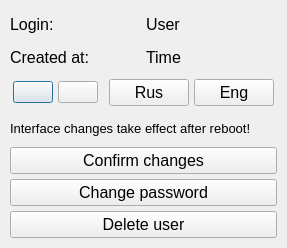
<?xml version="1.0" encoding="UTF-8"?>
<ui version="4.0">
 <class>Dialog</class>
 <widget class="QDialog" name="Dialog">
  <property name="geometry">
   <rect>
    <x>0</x>
    <y>0</y>
    <width>284</width>
    <height>248</height>
   </rect>
  </property>
  <property name="windowTitle">
   <string>Vaultary - user settings</string>
  </property>
  <layout class="QGridLayout" name="gridLayout" columnstretch="1,1" columnminimumwidth="1,1">
   <property name="leftMargin">
    <number>10</number>
   </property>
   <property name="topMargin">
    <number>10</number>
   </property>
   <property name="rightMargin">
    <number>10</number>
   </property>
   <property name="bottomMargin">
    <number>10</number>
   </property>
   <property name="spacing">
    <number>5</number>
   </property>
   <item row="1" column="0" colspan="2">
    <layout class="QHBoxLayout" name="horizontalLayout_4">
     <item>
      <widget class="QLabel" name="created_at_label">
       <property name="font">
        <font>
         <pointsize>12</pointsize>
        </font>
       </property>
       <property name="text">
        <string>Created at:</string>
       </property>
      </widget>
     </item>
     <item>
      <widget class="QLabel" name="time_label">
       <property name="font">
        <font>
         <pointsize>12</pointsize>
        </font>
       </property>
       <property name="text">
        <string>Time</string>
       </property>
      </widget>
     </item>
    </layout>
   </item>
   <item row="2" column="0">
    <layout class="QHBoxLayout" name="horizontalLayout">
     <property name="leftMargin">
      <number>3</number>
     </property>
     <property name="topMargin">
      <number>3</number>
     </property>
     <property name="rightMargin">
      <number>3</number>
     </property>
     <property name="bottomMargin">
      <number>3</number>
     </property>
     <item>
      <widget class="QPushButton" name="light_mode_pushButton">
       <property name="icon">
        <iconset resource="../res.qrc">
         <normaloff>:/png/icons/light_mode_blak.png</normaloff>:/png/icons/light_mode_blak.png</iconset>
       </property>
       <property name="iconSize">
        <size>
         <width>24</width>
         <height>24</height>
        </size>
       </property>
      </widget>
     </item>
     <item>
      <widget class="QPushButton" name="dark_mode_pushButton">
       <property name="icon">
        <iconset resource="../res.qrc">
         <normaloff>:/png/icons/dark_mode_blak.png</normaloff>:/png/icons/dark_mode_blak.png</iconset>
       </property>
       <property name="iconSize">
        <size>
         <width>24</width>
         <height>24</height>
        </size>
       </property>
      </widget>
     </item>
    </layout>
   </item>
   <item row="2" column="1">
    <layout class="QHBoxLayout" name="horizontalLayout_2">
     <property name="leftMargin">
      <number>3</number>
     </property>
     <property name="topMargin">
      <number>3</number>
     </property>
     <property name="rightMargin">
      <number>3</number>
     </property>
     <property name="bottomMargin">
      <number>3</number>
     </property>
     <item>
      <widget class="QPushButton" name="rus_pushButton">
       <property name="font">
        <font>
         <pointsize>12</pointsize>
        </font>
       </property>
       <property name="text">
        <string>Rus</string>
       </property>
       <property name="iconSize">
        <size>
         <width>16</width>
         <height>16</height>
        </size>
       </property>
      </widget>
     </item>
     <item>
      <widget class="QPushButton" name="eng_pushButton">
       <property name="font">
        <font>
         <pointsize>12</pointsize>
        </font>
       </property>
       <property name="text">
        <string>Eng</string>
       </property>
      </widget>
     </item>
    </layout>
   </item>
   <item row="3" column="0" colspan="2">
    <widget class="QLabel" name="interface_label">
     <property name="font">
      <font>
       <pointsize>10</pointsize>
      </font>
     </property>
     <property name="text">
      <string>Interface changes take effect after reboot!</string>
     </property>
    </widget>
   </item>
   <item row="4" column="0" colspan="2">
    <widget class="QPushButton" name="confirm_pushButton">
     <property name="font">
      <font>
       <pointsize>12</pointsize>
      </font>
     </property>
     <property name="text">
      <string>Confirm changes</string>
     </property>
    </widget>
   </item>
   <item row="5" column="0" colspan="2">
    <widget class="QPushButton" name="change_password_pushButton">
     <property name="font">
      <font>
       <pointsize>12</pointsize>
      </font>
     </property>
     <property name="text">
      <string>Change password</string>
     </property>
    </widget>
   </item>
   <item row="6" column="0" colspan="2">
    <widget class="QPushButton" name="delete_user_pushButton">
     <property name="font">
      <font>
       <pointsize>12</pointsize>
      </font>
     </property>
     <property name="text">
      <string>Delete user</string>
     </property>
    </widget>
   </item>
   <item row="0" column="0" colspan="2">
    <layout class="QHBoxLayout" name="horizontalLayout_3">
     <item>
      <widget class="QLabel" name="login_label">
       <property name="font">
        <font>
         <pointsize>12</pointsize>
        </font>
       </property>
       <property name="text">
        <string>Login:</string>
       </property>
      </widget>
     </item>
     <item>
      <widget class="QLabel" name="user_label">
       <property name="font">
        <font>
         <pointsize>12</pointsize>
        </font>
       </property>
       <property name="text">
        <string>User</string>
       </property>
      </widget>
     </item>
    </layout>
   </item>
  </layout>
 </widget>
 <resources>
  <include location="../res.qrc"/>
 </resources>
 <connections/>
</ui>
